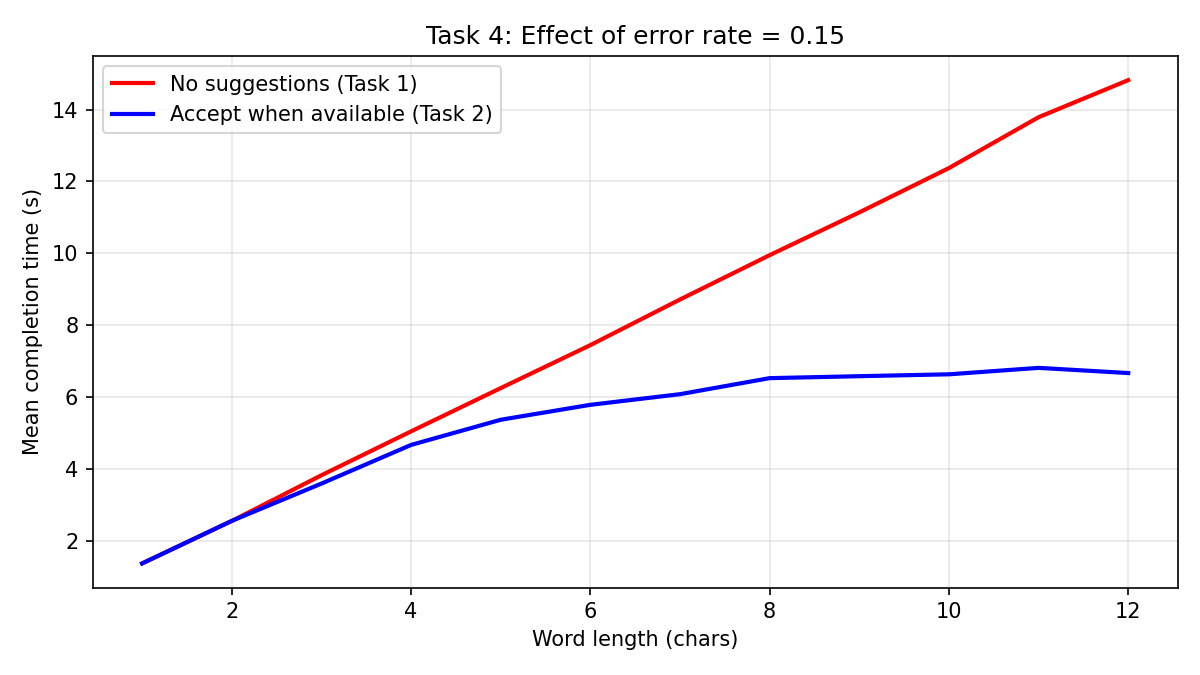

Write the Python code that produced this figure.
# imports 2023148006_1.py (no AC) and 2023148006_2.py (AC),
# runs the simulations, shows a single overall progress bar,
# and plots mean completion time vs word length.

import argparse
import importlib.util
import random
import string
import datetime
from statistics import mean
from types import SimpleNamespace
import matplotlib.pyplot as plt


def load_module_from_path(name: str, path: str):
    spec = importlib.util.spec_from_file_location(name, path)
    if spec is None or spec.loader is None:
        raise ImportError(f"cannot load module from {path}")
    mod = importlib.util.module_from_spec(spec)
    spec.loader.exec_module(mod)
    return mod


def random_word(rng: random.Random, m: int) -> str:
    letters = string.ascii_lowercase
    return "".join(rng.choice(letters) for _ in range(m))


def print_bar(prefix: str, curr: int, total: int, width: int = 42, suffix: str = ""):
    frac = 0 if total == 0 else curr / total
    filled = int(frac * width)
    bar = "█" * filled + "─" * (width - filled)
    pct = f"{frac*100:6.2f}%"
    print(f"\r{prefix} [{bar}] {pct} {suffix}", end="", flush=True)


def build_args_namespace(base, target_word: str, seed: int):
    return SimpleNamespace(
        random_seed=seed,
        N=base.N,
        L=base.L,
        K=base.K,
        a=base.a,
        b=base.b,
        c=base.c,
        d=base.d,
        E=base.E,
        target_word=target_word,
    )


def main():
    ap = argparse.ArgumentParser(description="Task 4 driver")
    ap.add_argument("--no_ac_path", type=str, default="2023148006_1.py")
    ap.add_argument("--ac_path", type=str, default="2023148006_2.py")
    ap.add_argument("--min_len", type=int, default=1)
    ap.add_argument("--max_len", type=int, default=12)
    ap.add_argument("--trials", type=int, default=1000)
    ap.add_argument("--random_seed", type=int, default=datetime.datetime.now().microsecond)  # seed for driver's seed

    ap.add_argument("--N", type=int, default=4)
    ap.add_argument("--L", type=float, default=0.1)   # TA: 0.1
    ap.add_argument("--K", type=float, default=3.0)
    ap.add_argument("--a", type=float, default=0.1)
    ap.add_argument("--b", type=float, default=0.25)  # TA: 0.25
    ap.add_argument("--c", type=float, default=0.2)
    ap.add_argument("--d", type=float, default=0.15)
    ap.add_argument("--E", type=float, default=0.15)
    ap.add_argument("--outfile", type=str, default="2023148006_4.png")
    args = ap.parse_args()

    noac_mod = load_module_from_path("noac_mod", args.no_ac_path)
    ac_mod = load_module_from_path("ac_mod",   args.ac_path)

    rng = random.Random(args.random_seed)

    lengths = list(range(args.min_len, args.max_len + 1))
    means_no, means_ac = [], []

    total_steps = (args.max_len - args.min_len + 1) * args.trials * 2
    step = 0

    print(f"Params: N={args.N} L={args.L} K={args.K} a={args.a} b={args.b} c={args.c} d={args.d} E={args.E}")
    print("Running simulations…")
    print_bar("Progress:", 0, total_steps, suffix="current=")

    for m in lengths:
        times_no, times_ac = [], []
        for trial in range(args.trials):
            word = random_word(rng, m)
            # each trial has a seed that is derived from the main random seed
            # each trial's seed is a bit different
            child_seed = (args.random_seed if (args.random_seed is not None) else 0) + (m * args.trials + trial)

            noac_args = build_args_namespace(args, word, child_seed)
            ac_args = build_args_namespace(args, word, child_seed)

            t_no = noac_mod.simulate(noac_args, suppress_output=True)
            times_no.append(t_no)
            step += 1
            print_bar("Progress:", step, total_steps, suffix=f"current={m}")

            t_ac = ac_mod.simulate(ac_args, suppress_output=True)
            times_ac.append(t_ac)
            step += 1
            print_bar("Progress:", step, total_steps, suffix=f"current={m}")

        mu_no = mean(times_no)
        mu_ac = mean(times_ac)
        means_no.append(mu_no)
        means_ac.append(mu_ac)

    print()  # newline after progress bar

    # plot
    plt.figure(figsize=(8, 4.5))
    plt.plot(lengths, means_no, color="#FF0000", linewidth=2, label="No suggestions (Task 1)")
    plt.plot(lengths, means_ac, color="#0000FF", linewidth=2, label="Accept when available (Task 2)")
    plt.xlabel("Word length (chars)")
    plt.ylabel("Mean completion time (s)")
    plt.title("Task 4: Effect of error rate = 0.15")
    plt.grid(True, alpha=0.3)
    plt.legend()
    plt.tight_layout()
    plt.show()


if __name__ == "__main__":
    main()
